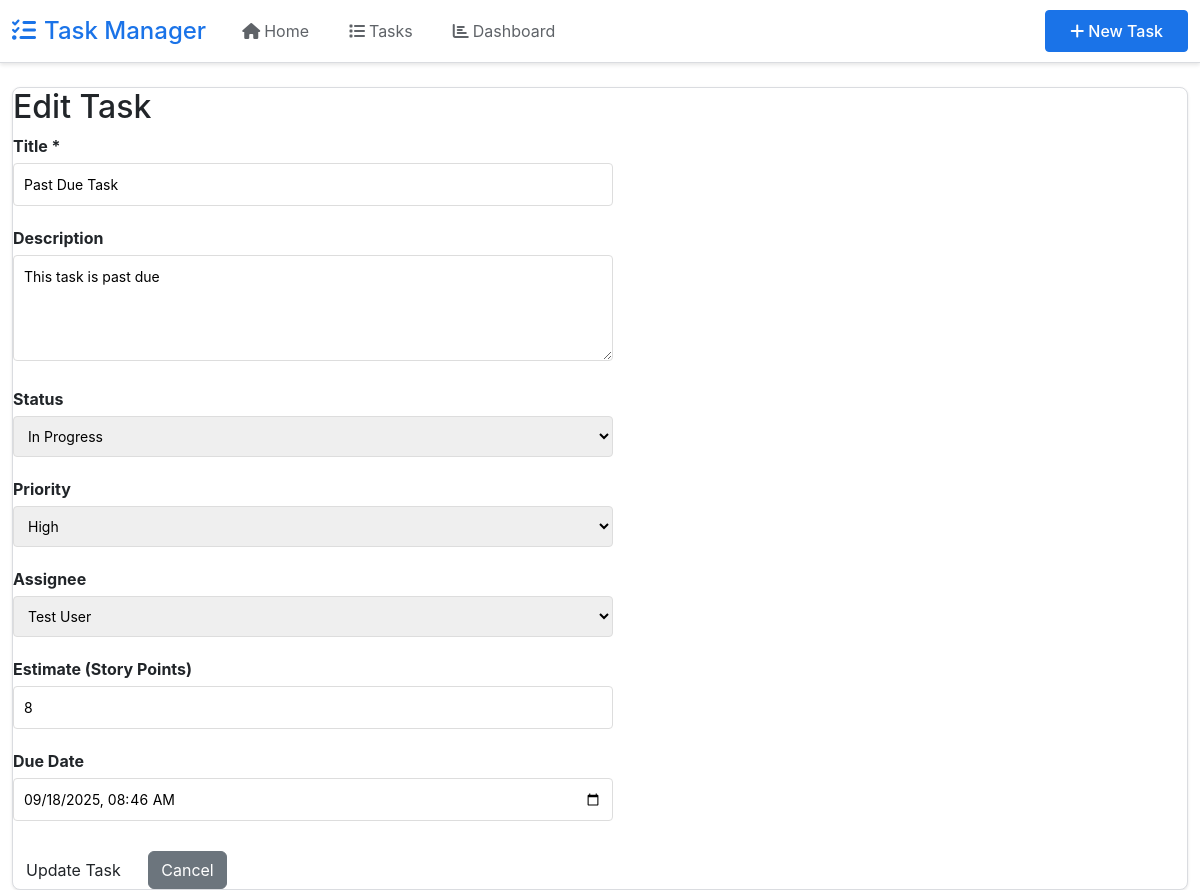
The page /tasks/16/edit/ on the database its author committed.
### tasks/models.py (models this page shows, shortened)
class Task(models.Model):
    STATUS_CHOICES = [
        ("todo", "To Do"),
        ("in_progress", "In Progress"),
        ("in_review", "In Review"),
        ("done", "Done"),
        ("blocked", "Blocked"),
    ]
    PRIORITY_CHOICES = [
        ("low", "Low"),
        ("medium", "Medium"),
        ("high", "High"),
        ("critical", "Critical"),
    ]
    title = models.CharField(max_length=200)
    description = models.TextField(blank=True)
    status = models.CharField(max_length=20, choices=STATUS_CHOICES, default="todo")
    priority = models.CharField(
        max_length=20, choices=PRIORITY_CHOICES, default="medium"
    )
    estimate = models.PositiveIntegerField(
        null=True, blank=True, help_text="Story points"
    )
    assignee = models.ForeignKey(
        User,
        on_delete=models.SET_NULL,
        null=True,
        blank=True,
        related_name="assigned_tasks",
    )
    reporter = models.ForeignKey(
        User, on_delete=models.CASCADE, related_name="reported_tasks"
    )
    created_at = models.DateTimeField(auto_now_add=True)
    updated_at = models.DateTimeField(auto_now=True)
    due_date = models.DateTimeField(null=True, blank=True)
    class Meta:
        ordering = ["-created_at"]

### tasks/views.py (the view, shortened to what this page needs)
# urls.py: path("<int:pk>/edit/", views.task_update, name="task-update"),
def task_update(request, pk):
    task = get_object_or_404(Task, pk=pk)
    users = User.objects.all()
    context = {
        "task": task,
        "users": users,
        "status_choices": Task.STATUS_CHOICES,
        "priority_choices": Task.PRIORITY_CHOICES,
    }
    return render(request, "tasks/task_form.html", context)

### templates/tasks/task_form.html (shortened to what this page needs)
{% extends 'base.html' %}
{% block content %}
<div class="card">
    <h2>{% if task %}Edit Task{% else %}Create New Task{% endif %}</h2>
    <form method="post" style="max-width: 600px;">
        <div style="margin-bottom: 20px;">
            <label style="display: block; margin-bottom: 5px; font-weight: bold;">Title *</label>
            <input type="text" name="title" value="{{ task.title|default:'' }}" required
                   style="width: 100%; padding: 10px; border: 1px solid #ddd; border-radius: 4px; font-size: 14px;">
        </div>
        <div style="margin-bottom: 20px;">
            <label style="display: block; margin-bottom: 5px; font-weight: bold;">Description</label>
            <textarea name="description" rows="4"
                      style="width: 100%; padding: 10px; border: 1px solid #ddd; border-radius: 4px; font-size: 14px; resize: vertical;">{{ task.description|default:'' }}</textarea>
        </div>
        {% if task %}
        <div style="margin-bottom: 20px;">
            <label style="display: block; margin-bottom: 5px; font-weight: bold;">Status</label>
            <select name="status" style="width: 100%; padding: 10px; border: 1px solid #ddd; border-radius: 4px; font-size: 14px;">
                {% for status_key, status_display in status_choices %}
                <option value="{{ status_key }}" {% if task.status == status_key %}selected{% endif %}>
                    {{ status_display }}
                </option>
                {% endfor %}
            </select>
        </div>
        {% endif %}
        <div style="margin-bottom: 20px;">
            <label style="display: block; margin-bottom: 5px; font-weight: bold;">Priority</label>
            <select name="priority" style="width: 100%; padding: 10px; border: 1px solid #ddd; border-radius: 4px; font-size: 14px;">
                {% for priority_key, priority_display in priority_choices %}
                <option value="{{ priority_key }}" {% if task.priority == priority_key %}selected{% endif %}>
                    {{ priority_display }}
                </option>
                {% endfor %}
            </select>
        </div>
        <div style="margin-bottom: 20px;">
            <label style="display: block; margin-bottom: 5px; font-weight: bold;">Assignee</label>
            <select name="assignee" style="width: 100%; padding: 10px; border: 1px solid #ddd; border-radius: 4px; font-size: 14px;">
                {% for user in users %}
                <option value="{{ user.id }}" {% if task.assignee_id == user.id %}selected{% endif %}>
                    {{ user.get_full_name|default:user.username }}
                </option>
                {% endfor %}
            </select>
        </div>
        <div style="margin-bottom: 20px;">
            <label style="display: block; margin-bottom: 5px; font-weight: bold;">Estimate (Story Points)</label>
            <input type="number" name="estimate" value="{{ task.estimate|default:'' }}" min="1" max="100"
                   style="width: 100%; padding: 10px; border: 1px solid #ddd; border-radius: 4px; font-size: 14px;">
        </div>
        <div style="margin-bottom: 20px;">
            <label style="display: block; margin-bottom: 5px; font-weight: bold;">Due Date</label>
            <input type="datetime-local" name="due_date" value="{{ task.due_date|date:'Y-m-d\TH:i'|default:'' }}"
                   style="width: 100%; padding: 10px; border: 1px solid #ddd; border-radius: 4px; font-size: 14px;">
        </div>
        <div style="margin-top: 30px;">
            <button type="submit" class="btn">{% if task %}Update Task{% else %}Create Task{% endif %}</button>
            <a href="{% if task %}{% url 'tasks:task-detail' task.pk %}{% else %}{% url 'tasks:task-list' %}{% endif %}"
               class="btn btn-secondary" style="margin-left: 10px;">Cancel</a>
        </div>
    </form>
</div>
{% endblock %}

### templates/base.html (style rules this page uses)
:root { --google-blue: #1a73e8; --google-blue-hover: #1557b0; --google-gray: #5f6368; --google-light-gray: #f8f9fa; --google-border: #dadce0; }
body { font-family: 'Google Sans', -apple-system, BlinkMacSystemFont, 'Segoe UI', Roboto, sans-serif; background-color: #ffffff; color: #202124; }
.card { border: 1px solid var(--google-border); border-radius: 8px; box-shadow: 0 1px 3px rgba(0,0,0,0.1); transition: box-shadow 0.2s ease; }

### rows shown on the page
Task: title "Past Due Task", description "This task is past due", status "In Progress", priority "High", assignee "Test User", estimate "8", due_date "09/18/2025 08:46"
